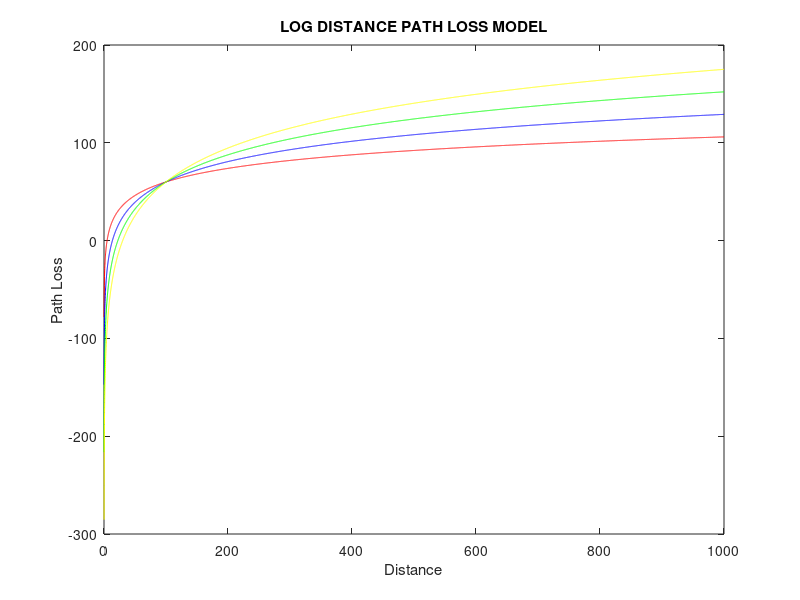

MATLAB code to generate this figure:
clc; 
clear all;
close all;
d=0:0.1:1000; 
d0=100; 
n1=2;
n2=3;
n3=4;
n4=5; 
pl=60; 
pl_log_distance1=pl+10*n1*log(d/d0);
pl_log_distance2=pl+10*n2*log(d/d0);
pl_log_distance3=pl+10*n3*log(d/d0);
pl_log_distance4=pl+10*n4*log(d/d0); 
figure; 
plot(d,pl_log_distance1,'r'); 
hold on 
plot(d,pl_log_distance2,'b') ;
hold on
plot(d,pl_log_distance3,'g') ;
hold on 
plot(d,pl_log_distance4,'y');
title("LOG DISTANCE PATH LOSS MODEL") ;
xlabel("Distance");
ylabel('Path Loss');

